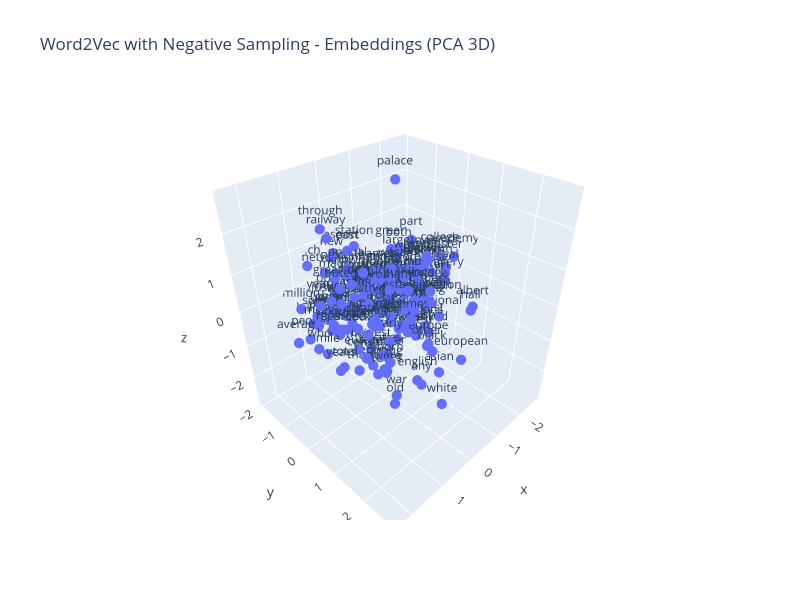

Notebook code cell kept with this figure:
### Code cell
# Visualize in 3D with PCA
from sklearn.decomposition import PCA

top_words = [w for w, c in word_counts.most_common(200) if w in text_vocab]
top_indices = [text_vocab[w] for w in top_words]
top_embeddings = final_embeddings[top_indices]

pca = PCA(n_components=3)
embeddings_3d = pca.fit_transform(top_embeddings)

df = pd.DataFrame(embeddings_3d, columns=['x', 'y', 'z'])
df['word'] = top_words

fig = px.scatter_3d(df, x='x', y='y', z='z', text='word',
                 title='Word2Vec with Negative Sampling - Embeddings (PCA 3D)')
fig.update_traces(marker=dict(size=6), textposition='top center')
fig.update_layout(height=600, width=800)
fig.show()

### Figure 1 — Plotly figure (JSON) as saved in the notebook; plotly's stock layout.template omitted (floating-point values rounded to 4 significant figures; data arrays with more than 128 entries replaced by an {"elided": "..."} marker saying what was removed)
{"data": [{"hovertemplate": "x=%{x}<br>y=%{y}<br>z=%{z}<br>word=%{text}<extra></extra>", "legendgroup": "", "marker": {"color": "#636efa", "size": 6, "symbol": "circle"}, "mode": "markers+text", "name": "", "scene": "scene", "showlegend": false, "text": {"elided": "200 str values"}, "textposition": "top center", "type": "scatter3d", "x": {"elided": "200 float values"}, "y": {"elided": "200 float values"}, "z": {"elided": "200 float values"}}], "layout": {"height": 600, "legend": {"tracegroupgap": 0}, "scene": {"domain": {"x": [0, 1], "y": [0, 1]}, "xaxis": {"title": {"text": "x"}}, "yaxis": {"title": {"text": "y"}}, "zaxis": {"title": {"text": "z"}}}, "title": {"text": "Word2Vec with Negative Sampling - Embeddings (PCA 3D)"}, "width": 800}}
